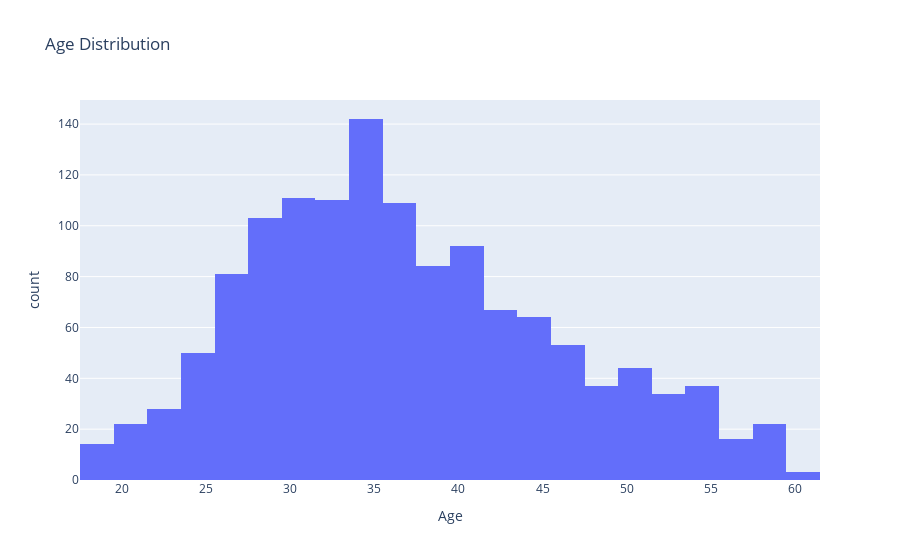
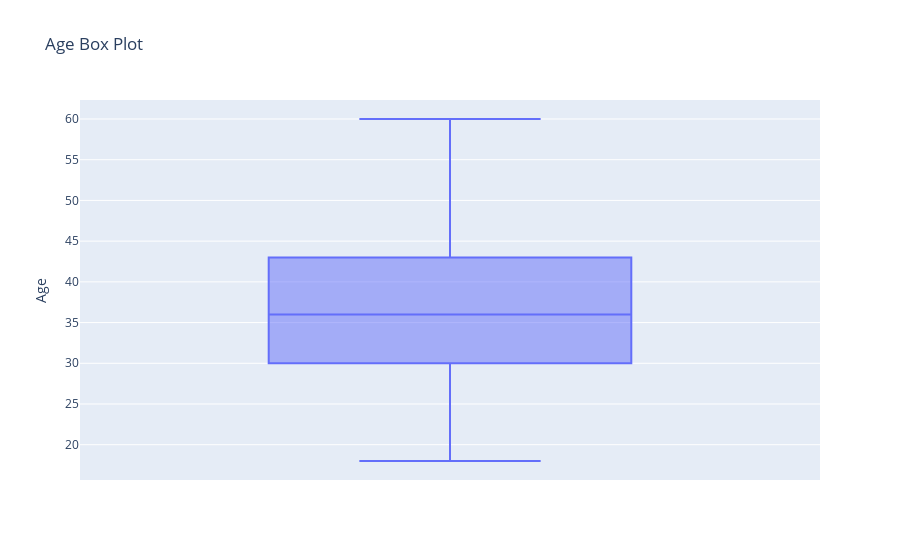
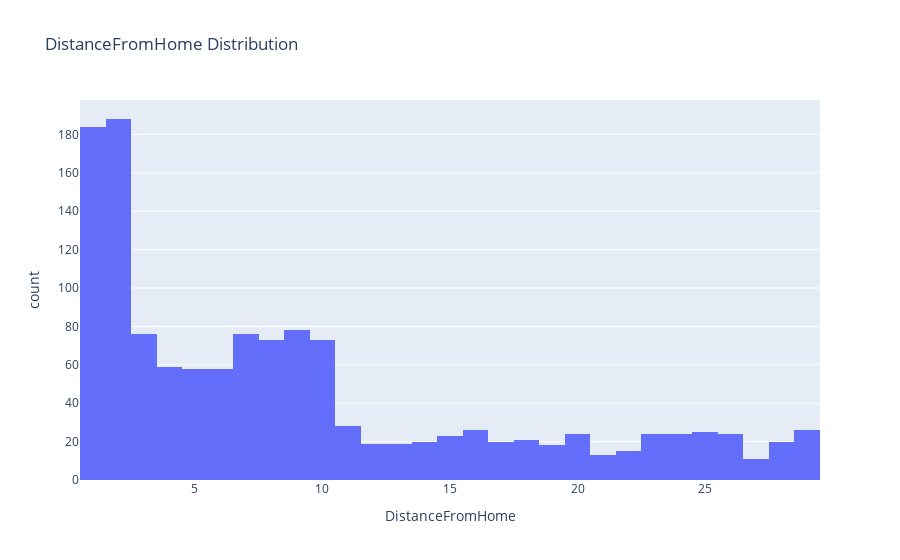
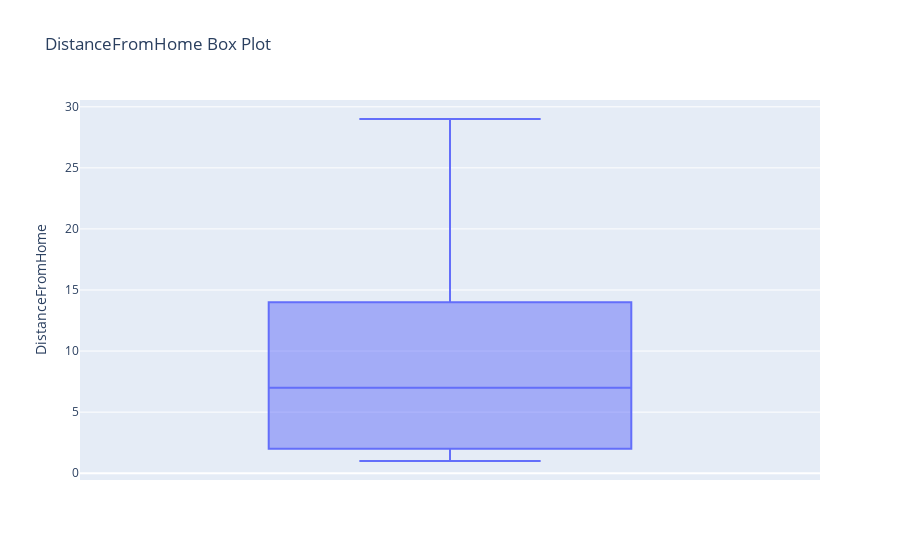

The notebook cell saved with these charts, in order:
### Markdown cell above
# **Sayısal Değişken Analizi**

### Code cell
for col in num_cols:
    num_summary_plotly(df, col)

### Figure 1 — Plotly figure (JSON) as saved in the notebook; plotly's stock layout.template omitted (floating-point values rounded to 4 significant figures; data arrays with more than 128 entries replaced by an {"elided": "..."} marker saying what was removed)
{"data": [{"alignmentgroup": "True", "bingroup": "x", "hovertemplate": "Age=%{x}<br>count=%{y}<extra></extra>", "legendgroup": "", "marker": {"color": "#636efa", "pattern": {"shape": ""}}, "name": "", "nbinsx": 30, "offsetgroup": "", "orientation": "v", "showlegend": false, "type": "histogram", "x": {"elided": "1323 int values"}, "xaxis": "x", "yaxis": "y"}], "layout": {"barmode": "relative", "legend": {"tracegroupgap": 0}, "title": {"text": "Age Distribution"}, "xaxis": {"anchor": "y", "domain": [0, 1], "title": {"text": "Age"}}, "yaxis": {"anchor": "x", "domain": [0, 1], "title": {"text": "count"}}}}

### Figure 2 — Plotly figure (JSON) as saved in the notebook; plotly's stock layout.template omitted (floating-point values rounded to 4 significant figures; data arrays with more than 128 entries replaced by an {"elided": "..."} marker saying what was removed)
{"data": [{"alignmentgroup": "True", "hovertemplate": "Age=%{y}<extra></extra>", "legendgroup": "", "marker": {"color": "#636efa"}, "name": "", "notched": false, "offsetgroup": "", "orientation": "v", "showlegend": false, "type": "box", "x0": " ", "xaxis": "x", "y": {"elided": "1323 int values"}, "y0": " ", "yaxis": "y"}], "layout": {"boxmode": "group", "legend": {"tracegroupgap": 0}, "title": {"text": "Age Box Plot"}, "xaxis": {"anchor": "y", "domain": [0, 1]}, "yaxis": {"anchor": "x", "domain": [0, 1], "title": {"text": "Age"}}}}

### Figure 3 — Plotly figure (JSON) as saved in the notebook; plotly's stock layout.template omitted (floating-point values rounded to 4 significant figures; data arrays with more than 128 entries replaced by an {"elided": "..."} marker saying what was removed)
{"data": [{"alignmentgroup": "True", "bingroup": "x", "hovertemplate": "DistanceFromHome=%{x}<br>count=%{y}<extra></extra>", "legendgroup": "", "marker": {"color": "#636efa", "pattern": {"shape": ""}}, "name": "", "nbinsx": 30, "offsetgroup": "", "orientation": "v", "showlegend": false, "type": "histogram", "x": {"elided": "1323 int values"}, "xaxis": "x", "yaxis": "y"}], "layout": {"barmode": "relative", "legend": {"tracegroupgap": 0}, "title": {"text": "DistanceFromHome Distribution"}, "xaxis": {"anchor": "y", "domain": [0, 1], "title": {"text": "DistanceFromHome"}}, "yaxis": {"anchor": "x", "domain": [0, 1], "title": {"text": "count"}}}}

### Figure 4 — Plotly figure (JSON) as saved in the notebook; plotly's stock layout.template omitted (floating-point values rounded to 4 significant figures; data arrays with more than 128 entries replaced by an {"elided": "..."} marker saying what was removed)
{"data": [{"alignmentgroup": "True", "hovertemplate": "DistanceFromHome=%{y}<extra></extra>", "legendgroup": "", "marker": {"color": "#636efa"}, "name": "", "notched": false, "offsetgroup": "", "orientation": "v", "showlegend": false, "type": "box", "x0": " ", "xaxis": "x", "y": {"elided": "1323 int values"}, "y0": " ", "yaxis": "y"}], "layout": {"boxmode": "group", "legend": {"tracegroupgap": 0}, "title": {"text": "DistanceFromHome Box Plot"}, "xaxis": {"anchor": "y", "domain": [0, 1]}, "yaxis": {"anchor": "x", "domain": [0, 1], "title": {"text": "DistanceFromHome"}}}}
